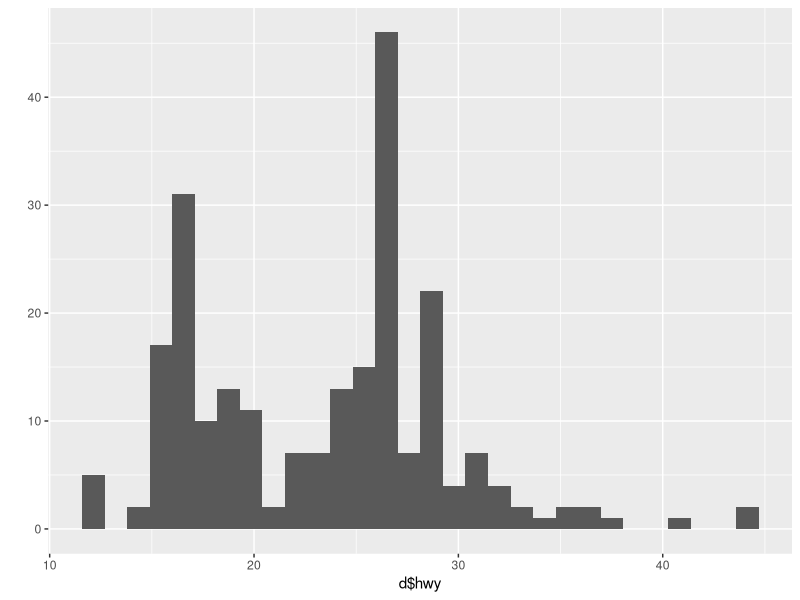
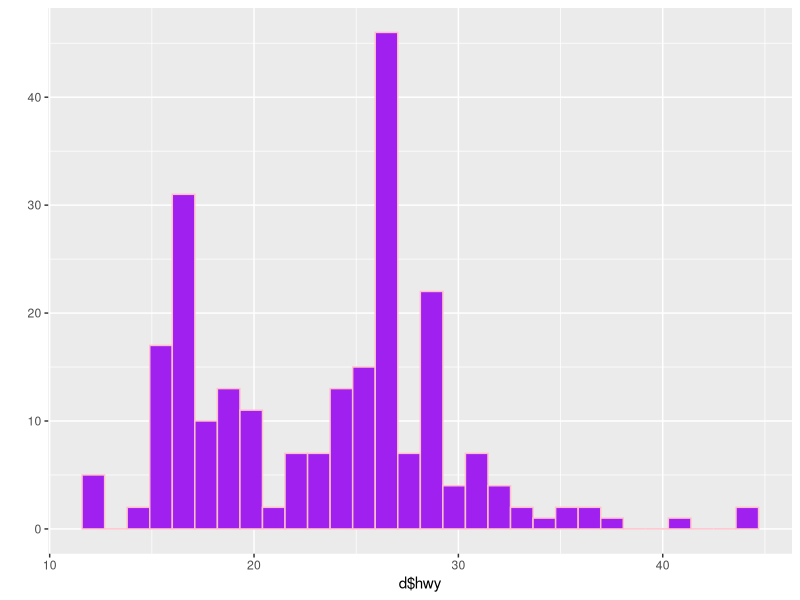
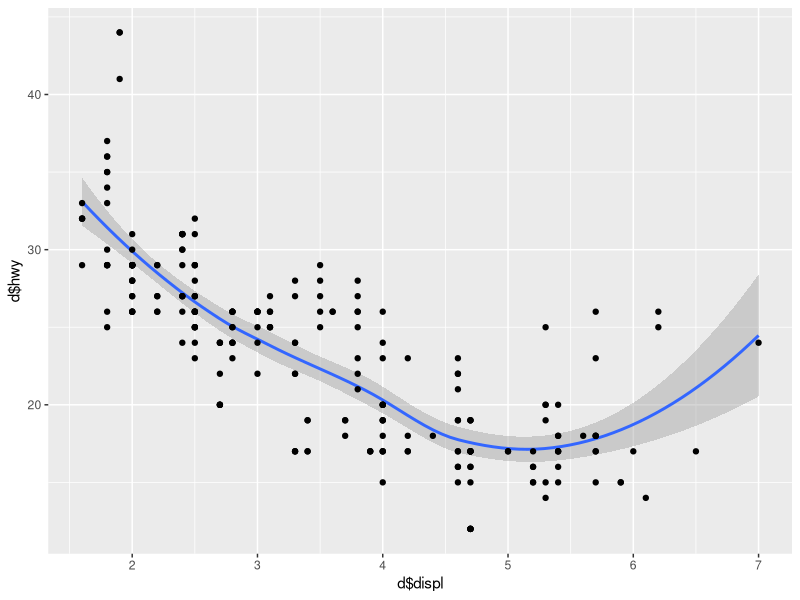
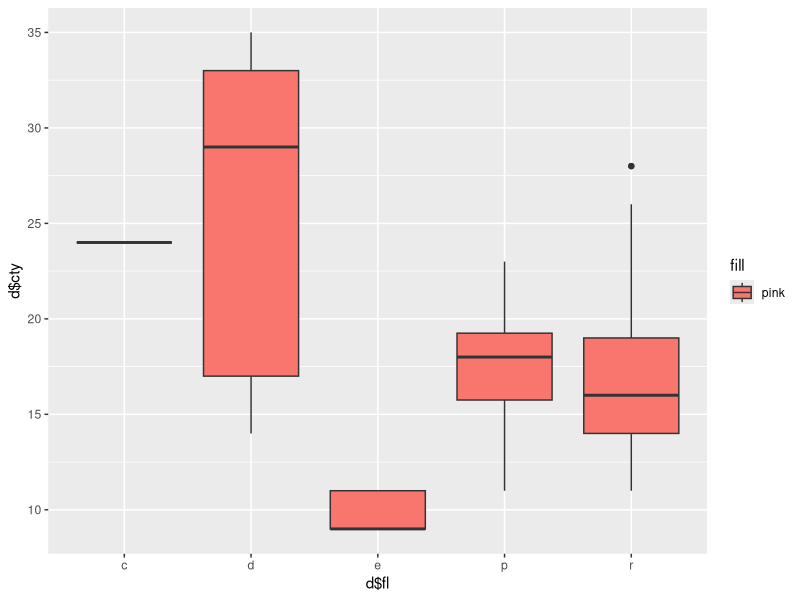
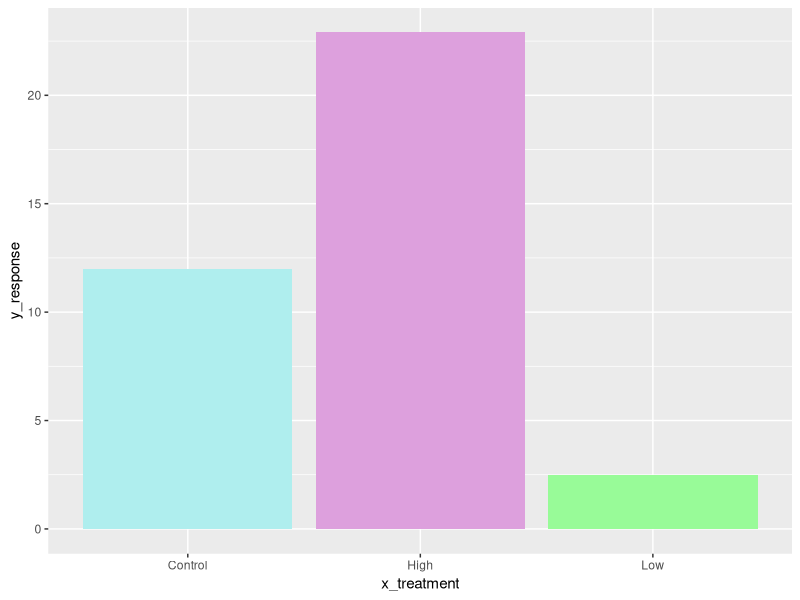
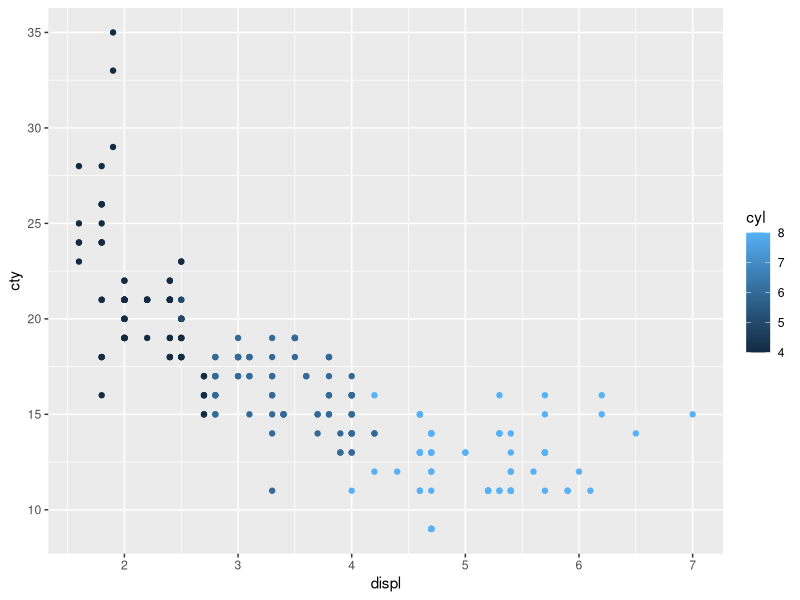
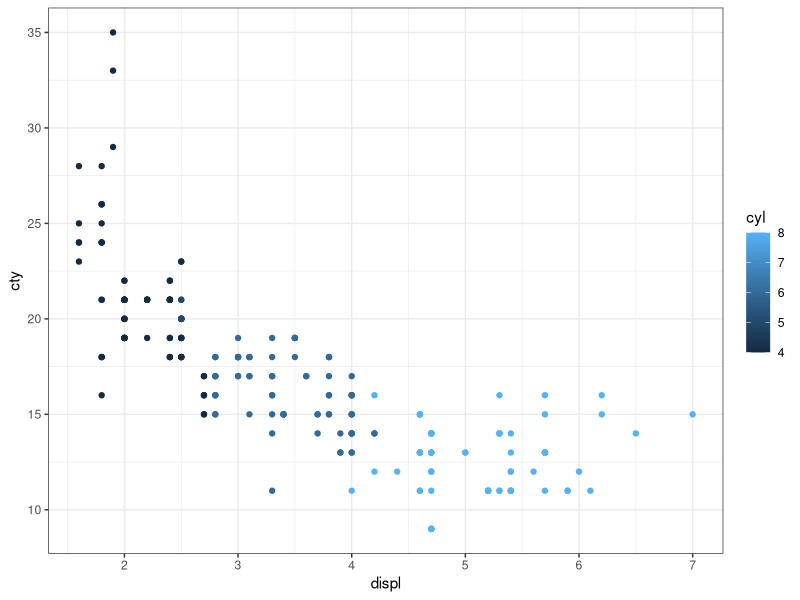
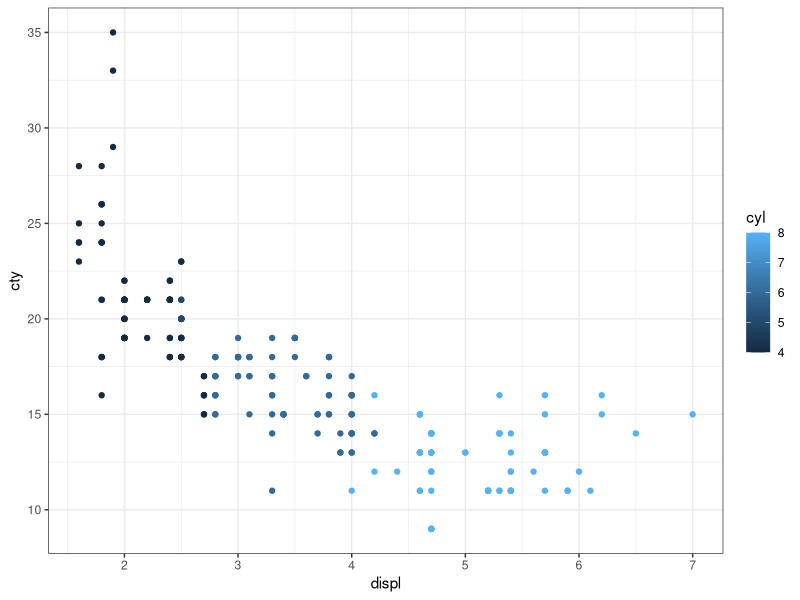

These charts were generated, in order, by the following R code:
# ggplot2

library(ggplot2)
library(ggthemes)
library(patchwork)

# ggplot code template
  # plus <- ggplot(data= <DATA>,mapping=aes(<x = xVar, y=yVar>) + <GEOM_FUNCTION> ## +geom_bloxplot()
    # print(plus)
    # aes=aesthetics
  d <- mpg
  str(mpg)  
    library(dplyr)  
    glimpse(d)  
  # quick plots (qplot): quick plotting 
      qplot(x=d$hwy) # basic histogram
      qplot(x=d$hwy,fill=I("purple"),color=I("pink")) # I function must come before color
      
      qplot(x=d$displ,y=d$hwy,geom=c("smooth", "point")) # scatter plot
          # method=lm after point), will make linear model
      
      qplot(x=d$fl, y=d$cty,geom="boxplot",fill="pink")  # box plot

  # bar plot with specified counts or means
      x_treatment <- c("Control","Low","High")
      y_response <- c(12,2.5,22.9)
      qplot(x=x_treatment,y=y_response,geom="col",fill=I(c("paleturquoise","palegreen","plum")))
          # google "colors in r" to find all available colors
      
      
# ggplot: uses dataframes instead of vectors
      p1 <- ggplot(data=d, mapping=aes(x=displ,y=cty, color=cyl)) + geom_point() # don't need $ bc specified          data is from variable d, need geom_point to make points instead of empty plot
      print(p1)
      
      p1 + theme_bw() # can add + then function to edit plot
      p1 + theme_bw()
      p1 + theme_classic()
      p1 + theme_dark()
      p1 + theme_minimal()
      
      p1 + theme_classic(base_size=20,base_family="serif") # alters font size and font type
      
      p2 <- ggplot(data=d, aes(x=fl,fill=fl)) + geom_bar()
      print(p2)
      
      p2 + coord_flip() # flips coordinates
      p2 + coord_flip() + theme_classic(base_size=20,base_family="sans")

      # minor theme mods
      p3 <- ggplot(data=d, aes(x=displ,y=cty)) +
        geom_point(size=2,
                   shape=21,
                   color="plum",
                   fill="steelblue") 
      labs(title="My graph title here",
           subtitle="An extended subtitle that will print below the main title",
           x="My x axis label",
           y="My y axis label") 
      # p3 + xlim(0,4) + ylim(0,20)
      print(p3)
      
      library(viridis)
      col <- viridis(7, option = "magma") # magma is a theme
      ggplot(data=d, aes(x = class, y = hwy, fill=class)) +
        geom_boxplot() +
        scale_fill_manual(values = col)  
# creating multipanel figure
      library (patchwork)
      p1 + p2 + p3 # puts them side by side
      p1 / p2 / p3 # puts them on top of each other
      (p1 + p2) / p3 # puts p1 and p2 over p3
      